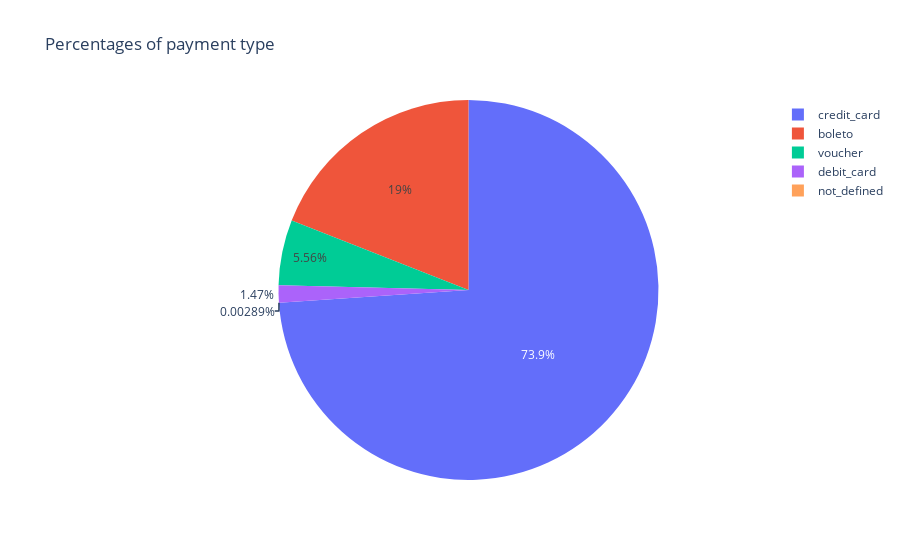

Source (notebook cell):
### Code cell
#Pie chart for percentage of each payment type
fig=px.pie(num_payment_type,values=num_payment_type['order_id'],names='payment_type',title='Percentages of payment type')
fig.show()

### Figure 1 — Plotly figure (JSON) as saved in the notebook; plotly's stock layout.template omitted (floating-point values rounded to 4 significant figures)
{"data": [{"domain": {"x": [0, 1], "y": [0, 1]}, "hovertemplate": "payment_type=%{label}<br>order_id=%{value}<extra></extra>", "labels": ["boleto", "credit_card", "debit_card", "not_defined", "voucher"], "legendgroup": "", "name": "", "showlegend": true, "type": "pie", "values": [19784, 76795, 1529, 3, 5775]}], "layout": {"legend": {"tracegroupgap": 0}, "title": {"text": "Percentages of payment type"}}}
